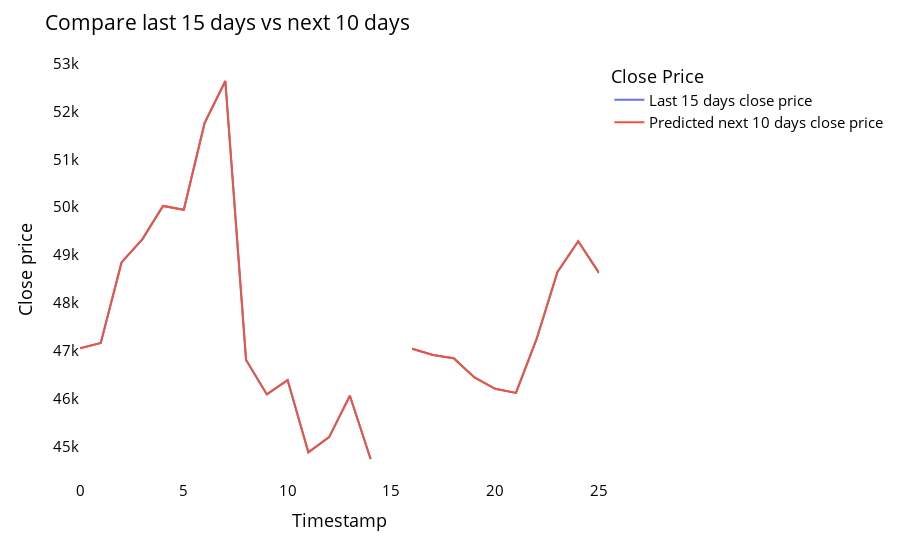

This figure's notebook cell:
### Code cell
temp_mat = np.empty((len(last_days)+pred_days+1,1))
temp_mat[:] = np.nan
temp_mat = temp_mat.reshape(1,-1).tolist()[0]

last_original_days_value = temp_mat
next_predicted_days_value = temp_mat

last_original_days_value[0:time_step+1] = scaler.inverse_transform(closedf[len(closedf)-time_step:]).reshape(1,-1).tolist()[0]
next_predicted_days_value[time_step+1:] = scaler.inverse_transform(np.array(lst_output).reshape(-1,1)).reshape(1,-1).tolist()[0]

new_pred_plot = pd.DataFrame({
    'last_original_days_value':last_original_days_value,
    'next_predicted_days_value':next_predicted_days_value
})

names = cycle(['Last 15 days close price','Predicted next 10 days close price'])

fig = px.line(new_pred_plot,x=new_pred_plot.index, y=[new_pred_plot['last_original_days_value'],
                                                      new_pred_plot['next_predicted_days_value']],
              labels={'value': 'Close price','index': 'Timestamp'})
fig.update_layout(title_text='Compare last 15 days vs next 10 days',
                  plot_bgcolor='white', font_size=15, font_color='black',legend_title_text='Close Price')
fig.for_each_trace(lambda t:  t.update(name = next(names)))
fig.update_xaxes(showgrid=False)
fig.update_yaxes(showgrid=False)
fig.show()

### Figure 1 — Plotly figure (JSON) as saved in the notebook; plotly's stock layout.template omitted (floating-point values rounded to 4 significant figures)
{"data": [{"hovertemplate": "variable=last_original_days_value<br>Timestamp=%{x}<br>Close price=%{y}<extra></extra>", "legendgroup": "last_original_days_value", "line": {"color": "#636efa", "dash": "solid"}, "marker": {"symbol": "circle"}, "mode": "lines", "name": "Last 15 days close price", "orientation": "v", "showlegend": true, "type": "scatter", "x": [0, 1, 2, 3, 4, 5, 6, 7, 8, 9, 10, 11, 12, 13, 14, 15, 16, 17, 18, 19, 20, 21, 22, 23, 24, 25], "xaxis": "x", "y": [47050.0, 47170.0, 48850.0, 49330.0, 50030.0, 49940.0, 51750.0, 52630.0, 46810.0, 46090.0, 46390.0, 44880.0, 45200.0, 46060.0, 44740.0, null, 47040.0, 46920.0, 46850.0, 46450.0, 46210.0, 46120.0, 47250.0, 48650.0, 49290.0, 48630.0], "yaxis": "y"}, {"hovertemplate": "variable=next_predicted_days_value<br>Timestamp=%{x}<br>Close price=%{y}<extra></extra>", "legendgroup": "next_predicted_days_value", "line": {"color": "#EF553B", "dash": "solid"}, "marker": {"symbol": "circle"}, "mode": "lines", "name": "Predicted next 10 days close price", "orientation": "v", "showlegend": true, "type": "scatter", "x": [0, 1, 2, 3, 4, 5, 6, 7, 8, 9, 10, 11, 12, 13, 14, 15, 16, 17, 18, 19, 20, 21, 22, 23, 24, 25], "xaxis": "x", "y": [47050.0, 47170.0, 48850.0, 49330.0, 50030.0, 49940.0, 51750.0, 52630.0, 46810.0, 46090.0, 46390.0, 44880.0, 45200.0, 46060.0, 44740.0, null, 47040.0, 46920.0, 46850.0, 46450.0, 46210.0, 46120.0, 47250.0, 48650.0, 49290.0, 48630.0], "yaxis": "y"}], "layout": {"font": {"color": "black", "size": 15}, "legend": {"title": {"text": "Close Price"}, "tracegroupgap": 0}, "margin": {"t": 60}, "plot_bgcolor": "white", "title": {"text": "Compare last 15 days vs next 10 days"}, "xaxis": {"anchor": "y", "domain": [0, 1], "showgrid": false, "title": {"text": "Timestamp"}}, "yaxis": {"anchor": "x", "domain": [0, 1], "showgrid": false, "title": {"text": "Close price"}}}}
